Frame 1 (no input): blank canvas, image omitted
Frame 60 (the mouse pressed at the canvas centre just before this capture): blank canvas, image omitted
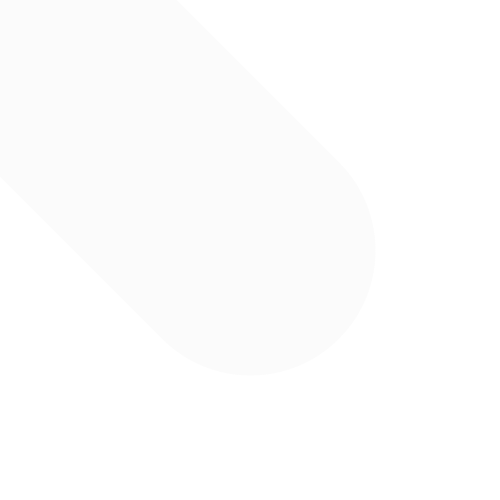
Frame 120 (the mouse held since frame 60 and released just before this capture)

The Processing sketch whose frames 1 and 60 were blank and that drew this single picture after the mouse press (run headless with seeded random() and noise(); from frame 60 on, the mouse is pressed at the canvas centre):

// Processing sketch: processing_60126
// ── processing_60126.pde

void setup() {
  size(500,500);
  background(255);
  println("setup");
}

void draw() {
  // Es wird eine sich nach Geschwindigkeit verdickende Linie gezeichnet:
  stroke(mouseX,mouseY,mouseY,180);
  strokeWeight(abs(mouseX-pmouseX));
  line(mouseX,mouseY,pmouseX,pmouseY);
}

/*void draw() {
  // Es wird eine 5 px dicke rote Linie gezeichnet:
  stroke(255,0,0,120);
  strokeWeight(5);
  line(mouseX,mouseY,pmouseX,pmouseY);
}*/

//Beim Klicken entsteht ein Rechteck:
/*void mousePressed() {
  noStroke();
  fill(mouseX,mouseY);
  ellipse(mouseX,mouseY,100,100);
}*/

void keyPressed() {
  background(255);
}
